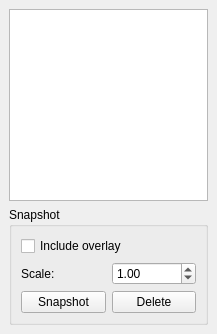
<?xml version="1.0" encoding="UTF-8"?>
<ui version="4.0">
 <class>GalleryWnd</class>
 <widget class="QDockWidget" name="GalleryWnd">
  <property name="geometry">
   <rect>
    <x>0</x>
    <y>0</y>
    <width>217</width>
    <height>334</height>
   </rect>
  </property>
  <property name="windowTitle">
   <string>Gallery</string>
  </property>
  <widget class="QWidget" name="dockWidgetContents">
   <layout class="QVBoxLayout" name="verticalLayout">
    <item>
     <widget class="QListWidget" name="m_ImageListView"/>
    </item>
    <item>
     <widget class="QGroupBox" name="groupBox">
      <property name="title">
       <string>Snapshot</string>
      </property>
      <layout class="QVBoxLayout" name="verticalLayout_2">
       <item>
        <widget class="QCheckBox" name="m_IncludeOverlayCB">
         <property name="text">
          <string>Include overlay</string>
         </property>
        </widget>
       </item>
       <item>
        <layout class="QHBoxLayout" name="horizontalLayout">
         <item>
          <widget class="QLabel" name="label">
           <property name="text">
            <string>Scale:</string>
           </property>
          </widget>
         </item>
         <item>
          <widget class="QDoubleSpinBox" name="m_SnapshotScale">
           <property name="minimum">
            <double>0.100000000000000</double>
           </property>
           <property name="maximum">
            <double>64.000000000000000</double>
           </property>
           <property name="value">
            <double>1.000000000000000</double>
           </property>
          </widget>
         </item>
        </layout>
       </item>
       <item>
        <layout class="QHBoxLayout" name="horizontalLayout_2">
         <item>
          <widget class="QPushButton" name="m_SnapshotButton">
           <property name="text">
            <string>Snapshot</string>
           </property>
          </widget>
         </item>
         <item>
          <widget class="QPushButton" name="m_DeleteButton">
           <property name="text">
            <string>Delete</string>
           </property>
          </widget>
         </item>
        </layout>
       </item>
      </layout>
     </widget>
    </item>
   </layout>
  </widget>
 </widget>
 <resources/>
 <connections/>
</ui>
